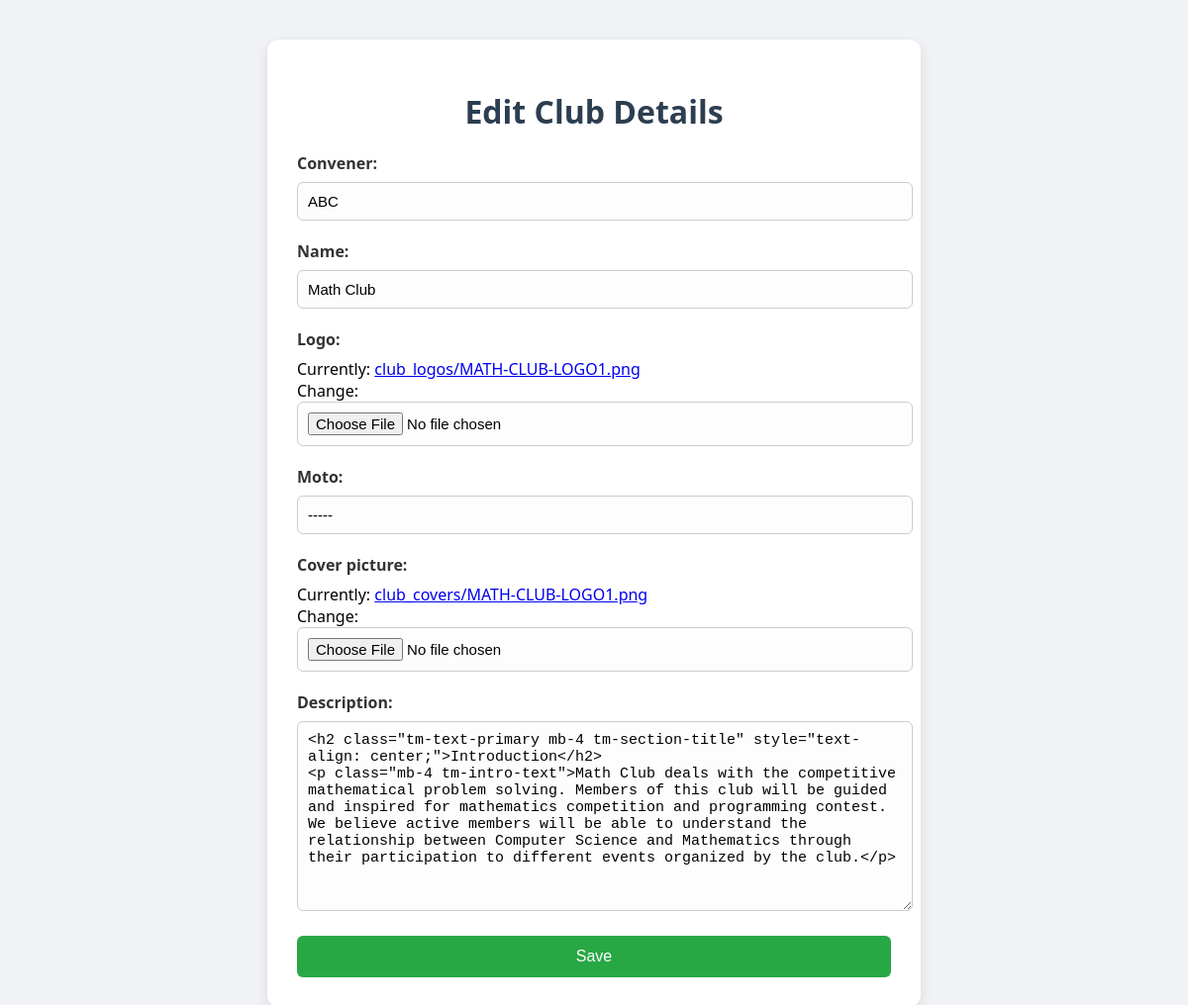
Before: /home/Club_edit/3 with the older database file.
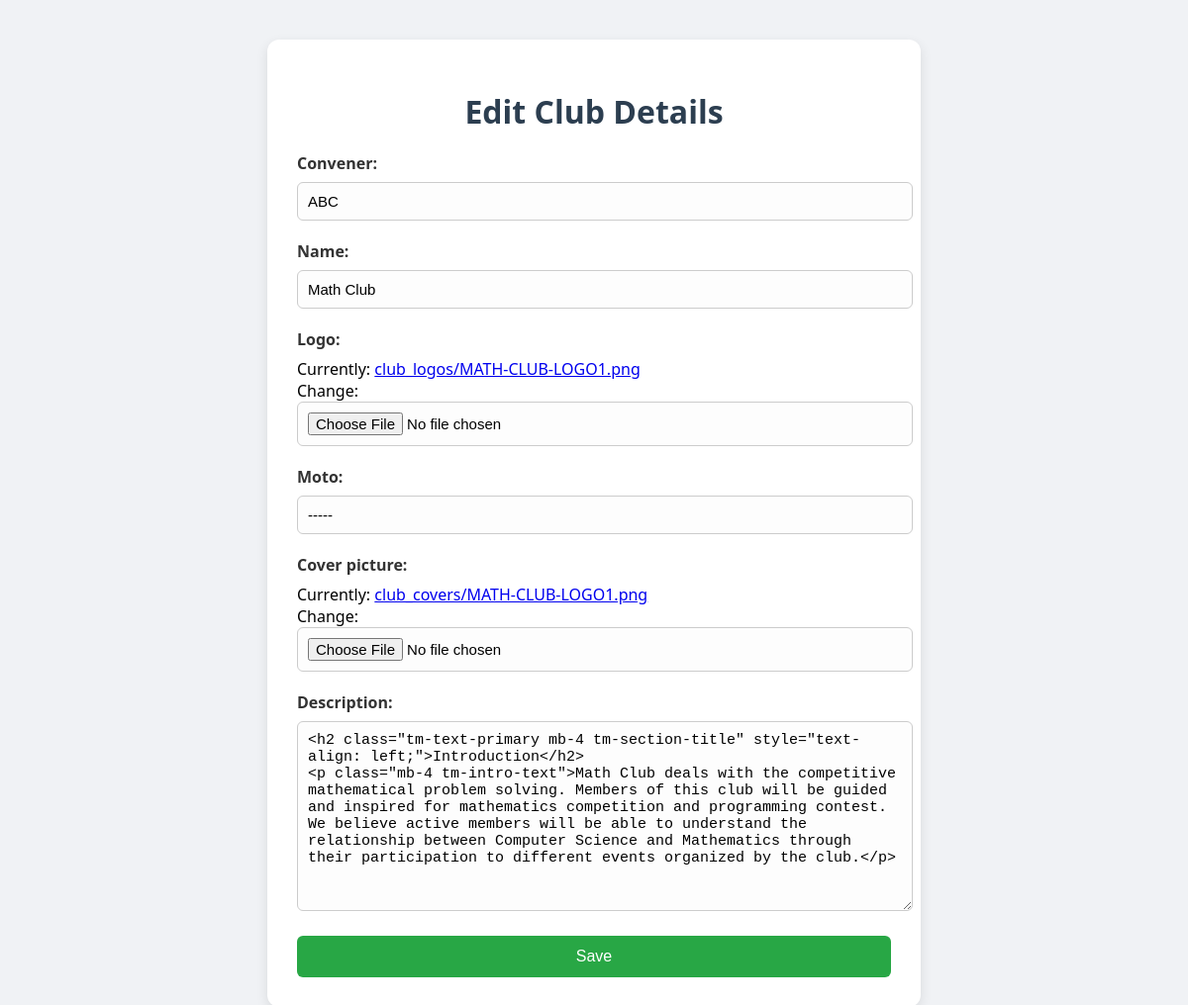
After: the same page with the newer database file.
### club/models.py (models this page shows, shortened)
class Club(models.Model):
    convener = models.CharField(max_length=30)
    name = models.CharField(max_length=100)
    logo = models.ImageField(upload_to='club_logos/')
    moto = models.CharField(max_length=255)
    cover_picture = models.ImageField(upload_to='club_covers/')
    description = HTMLField()
    status = models.BooleanField(default=False)

### club/views.py (the view)
# urls.py: path("Club_edit/<int:club_id>", views.edit_club, name= "Club_edit"),
def edit_club(request, club_id):
    product = Club.objects.get(pk=club_id)
    if request.method == 'POST':
        form = ClubForm(request.POST, instance=product)
        if form.is_valid():
            form.save()
            return render(request, 'home.html')  # Redirect to the product list page after successful update
    else:
        form = ClubForm(instance=product)
    return render(request, 'form.html', {
        'form': form,
        'data' : "Edit Club Details"
    })

### club/forms.py
class ClubForm(forms.ModelForm):
    class Meta:
        model = Club
        fields = ['convener', 'name', 'logo', 'moto', 'cover_picture','description']

### templates/form.html (shortened to what this page needs)
<!DOCTYPE html>
<html lang="en">
<head>
    <link rel="stylesheet" href="/static/css/form.css">
</head>
<body>
<div class="form-container">
    <h1>{{data}}</h1>
    <form method="post" enctype="multipart/form-data">
        {{ form.as_p }}
        <button type="submit">Save</button>
    </form>
</div>
</body>
</html>

Changed rows visible on the page:
changed Club "ABC": description "…class=\"tm-text-primary mb-4 tm-section-title\" style=\"text-align: center;\">Introduction</h2> <p class=\"mb-4 tm-intro-text\">Math Club…" → "…class=\"tm-text-primary mb-4 tm-section-title\" style=\"text-align: left;\">Introduction</h2> <p class=\"mb-4 tm-intro-text\">Math Club…"
